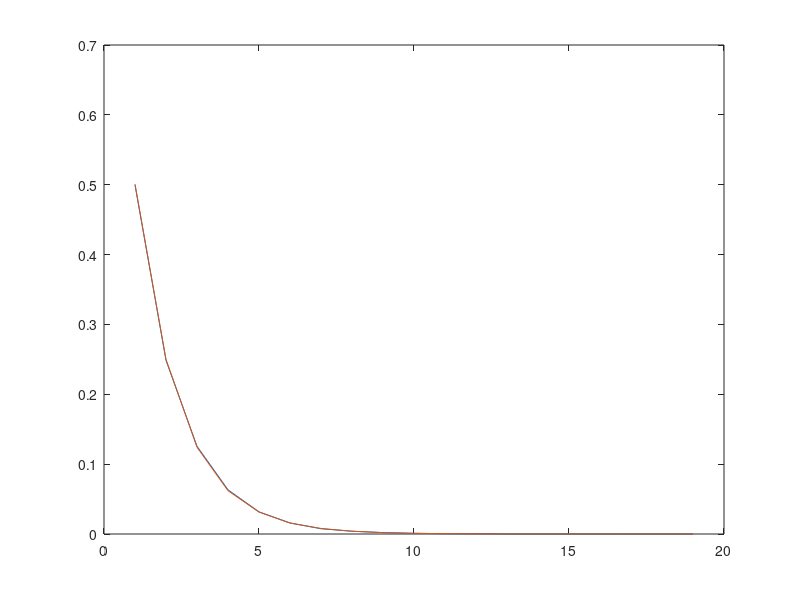

This figure's MATLAB source: (Note: this script raises an error after producing the figure.)
% make sure there are no more than th_consectuive trials of the same type
% in a row

% concern: inducing switch bias.

% if th_consecutive is 3, there will be 60% switch, if it is 4, 56% switch, random case: 50% switch
% (ie left followed by right and vice versa)

% If you want to be very conservative: I would choose th_consecutive 1 less than what you wish to have. ie. if
% you want not to have >3 consecutive trials, I would choose 2 for
% th_consecutive. This is bc of what explained below.
max_trials = 1E6;
th_consecutive = 4;  % maximum number of consecutive trials of the same type that you want to have.


%%% Original case:
% any number of trials of the same type can happen in a row
coin = round(rand(1,max_trials));
ccoin = coin; % save a backup

%% look at the distribution of number of trials of the same type in a row.
c = [1 coin 1];
f1 = find(c==1);
n0s_cons = diff(f1)-1;

c = [0 coin 0];
f1 = find(c==0);
n1s_cons = diff(f1)-1;
[max(n0s_cons)  max(n1s_cons)]

mm = max([max(n0s_cons), max(n1s_cons)]);
mn = min([min(n0s_cons), min(n1s_cons)]);
v = [mn:1:mm];
v = v+.5; % use this vector if you don't want to look at percentage of 0
% events in a row.
n0 = histc(n0s_cons, v); 
n1 = histc(n1s_cons, v); 
figure; 
% plot(v, [n0/sum(n0) ; n1/sum(n1)]')
plot(v+.5, [n0/sum(n0) ; n1/sum(n1)]')

legend(sprintf('%s%0.2f', 'fraction of switches: ', nanmean(abs(diff(coin))==1)))

%% method1 for removing more than th_consecutive trials of the same type in a row
% remember this method works fine however, you still end up with some small
% percentage of trials above th_consecutive. This is because although you
% remove parts of the coin sequence that have >th_consecutive in a row, but
% after removal, some new parts are created that have this problem.
% for this reason choose th_consecutive 1 below what you actually wish.

tic
% identify consecutive 0s > th_consectuve
% evorno = coin;
evd = coin;
%         evd(end+1) = 1;
evd = [1 evd 1];
f1 = find(evd==1)-1; % you subtract 1 bc you added an element to the beginning of evd.
evdist = diff(f1)-1;

f11 = f1(find(evdist > th_consecutive )); 
f12 = f1(find(evdist > th_consecutive)+1);
f_ldist = [f11;f12]';


% identify consecutive 1s > th_consecutive
evd = coin;
evd(coin==0) = 1;
evd(coin==1) = 0;

evd = [1 evd 1];
f1 = find(evd==1)-1;
evdist = diff(f1)-1;

f11 = f1(find(evdist > th_consecutive )); 
f12 = f1(find(evdist > th_consecutive)+1);
f_ldist1 = [f11;f12]';


% remove consecutive 0s and 1s
for fi = 1:size(f_ldist,1)
    coin(f_ldist(fi,1)+1 : f_ldist(fi,2)) = NaN;        
end

for fi = 1:size(f_ldist1,1)
    coin(f_ldist1(fi,1)+1 : f_ldist1(fi,2)) = NaN;        
end

coin(isnan(coin)) = [];

length(coin)/length(ccoin)

t1 = toc



%% method0 (wrong)
% This method is not correct (and also slow!). because it doesn't give a decreasing
% exponential of number of [trials of the same type in a row], which is
% normally expected to happen. This is because you go up to th_consecutive
% [trials of the same type in a row], and after that you don't allow one
% more of the same type to happen. So you get a false increase in the
% number of th_consecutive [trials of the same type in a row]. 

tic

coin = NaN(1, max_trials);
i = 2;
while i<max_trials
    coin(i) = round(rand);
    if (coin(i)-coin(i-1))~=0 % switch in trial type has occured.
        n0 = 0;
        n1 = 0;
    end
    
    if coin(i)==0
        n0 = n0+1;
    else
        n1 = n1+1;
    end
    
    if n0 == th_consecutive % switch needed on the next trial bc there has been more than th_consectuve trials of the same type in a row.
        coin(i+1) = 1;
        n0 = 0;
        n1 = 1;
        i = i+2;
    elseif n1 == th_consecutive
        coin(i+1) = 0;
        n0 = 1;
        n1 = 0;
        i = i+2;
    else
        i = i+1;
    end
end

coin(isnan(coin)) = [];
        

t0 = toc


